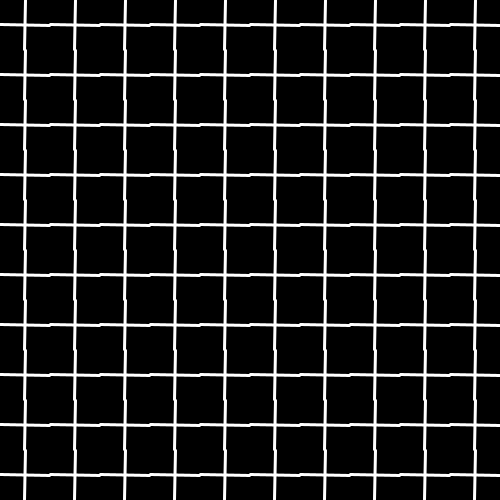
Frame 1 (no input)
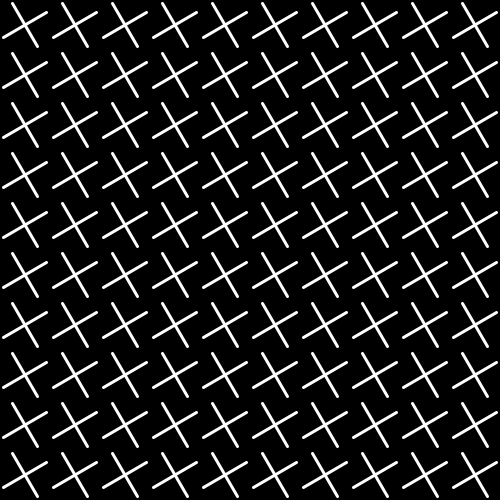
Frame 60 (the mouse pressed at the canvas centre just before this capture)
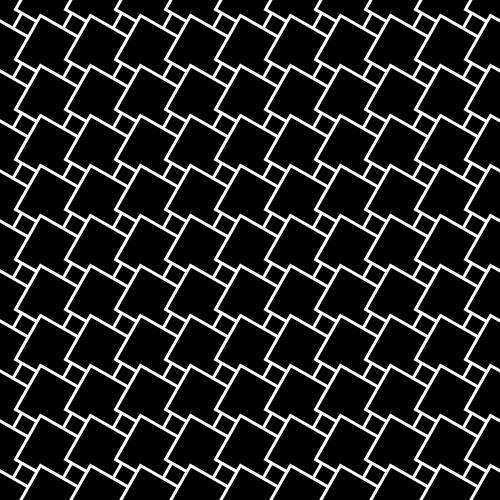
Frame 120 (the mouse held since frame 60 and released just before this capture)

The Processing sketch that drew these frames (run headless with seeded random() and noise(); from frame 60 on, the mouse is pressed at the canvas centre):

// Processing sketch: cross_or_square
// ── cross_or_square.pde
int n = 10;
int side_length;
Cross cross[][] = new Cross[n][n];
Square square[][] = new Square[n+10][n+10];
void setup(){
  size(500,500);
  rectMode(CENTER);
  strokeWeight(3);
  side_length = width / n;
  for(int i=0;i<n;i++){
    for(int j=0;j<n;j++){
      cross[i][j] = new Cross(side_length/2, 
                      new PVector(side_length/2 + j*side_length, 
                        side_length/2 + i*side_length));                                    
    }
  }
  
  for(int i=0;i<n+10;i++){
    for(int j=0;j<n+10;j++){
       square[i][j] = new Square(side_length/2,
                      new PVector(-side_length/2 + j*side_length,
                        -side_length/2 + i*side_length));
    }
  }
}

void draw(){
  background(0);
  if(frameCount%180 <= 90){
    for(int i=0;i<n;i++){
      for(int j=0;j<n;j++){
        cross[i][j].move();
      }
    }
  }else {
    for(int i=0;i<n+10;i++){
       for(int j=0;j<n+10;j++){
          square[i][j].move();
       }
    }
  }
}

class Cross{
  float radius;
  PVector pos;
  Cross(float radius_, PVector pos_){
    this.radius = radius_;
    this.pos = pos_;
  }
  
  void move(){
    stroke(255);
    pushMatrix();
    translate(pos.x, pos.y);
    rotate(radians(frameCount));
    line(-radius, 0, radius, 0);
    line(0, -radius, 0, radius);
    popMatrix();
  }
}

class Square{
  float radius;
  PVector pos;
  Square(float radius_, PVector pos_){
    this.radius = radius_;
    this.pos = pos_;
  }
  
  void move(){
    pushMatrix();
    translate(pos.x-radius, pos.y-radius);
    rotate(radians(frameCount));
    stroke(255);
    fill(0);
    rect(0,0,2*radius, 2*radius);
    popMatrix();
  }
}
